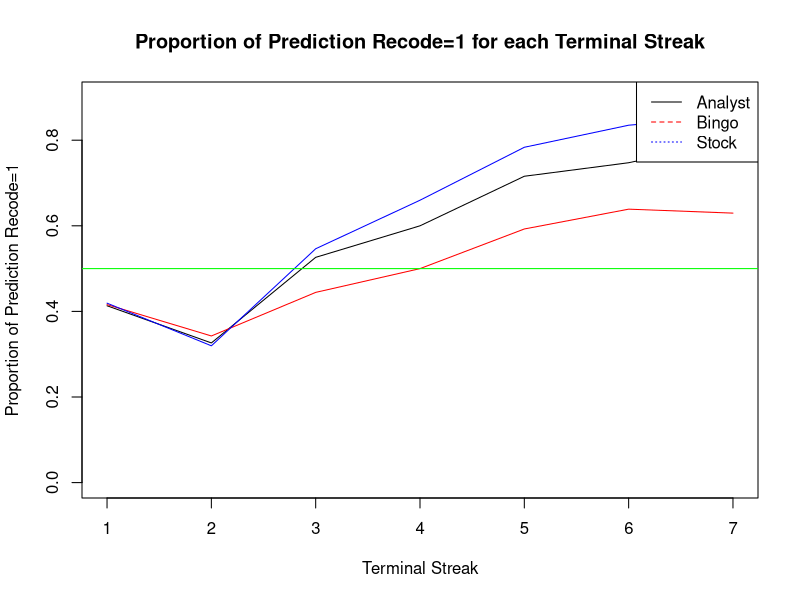

Source code (R):
## ---- chunk 1
library(readxl)
data <- read_excel("../Data/PredictingOutcomes_ParticipantPredictions.xlsx", sheet = "Study 1B")

# divide the data based on the generator
data1 <- data[data$generator == "analyst",]
data2 <- data[data$generator == "bingo",]
data3 <- data[data$generator == "stock",]
## ---- chunk 2
nrow(data1)
nrow(data2)
nrow(data3)
## ---- chunk 3
prop1 <- aggregate(data1$prediction_recode, by = list(data1$terminal_streak_length), FUN = mean)
prop2 <- aggregate(data2$prediction_recode, by = list(data2$terminal_streak_length), FUN = mean)
prop3 <- aggregate(data3$prediction_recode, by = list(data3$terminal_streak_length), FUN = mean)
## ---- chunk 4
prop1
prop2
prop3
## ---- chunk 5
plot(prop1$Group.1,prop1$x, type = "l",ylim=c(0.0,0.9), xlab = "Terminal Streak", ylab = "Proportion of Prediction Recode=1", main = "Proportion of Prediction Recode=1 for each Terminal Streak")
lines(prop2$Group.1,prop2$x, col = "red")
lines(prop3$Group.1,prop3$x,  col = "blue")
abline(h = 0.5, col = "green")
legend("topright", legend = c("Analyst", "Bingo", "Stock"), col = c("black", "red", "blue"), lty = 1:3)
